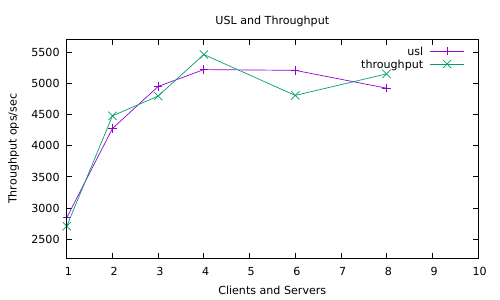

Write the gnuplot code that produced this figure.
set terminal pdf
set output 'usl.pdf'
l = 2845.2309970244
d = 0.2692010226
k = 0.0310961856
f(x) = ((l*x)/(1+d*(x - 1) + k*x*(x - 1)))
set xlabel 'Clients and Servers'
set ylabel 'Throughput ops/sec'
set title 'USL and Throughput'
set yrange[2200:5700]
set xrange[1:10]
plot 'throughput.dat' using 1:(f($1)) title "usl" with linespoints, 'throughput.dat' using 1:2 title "throughput" with linespoints
